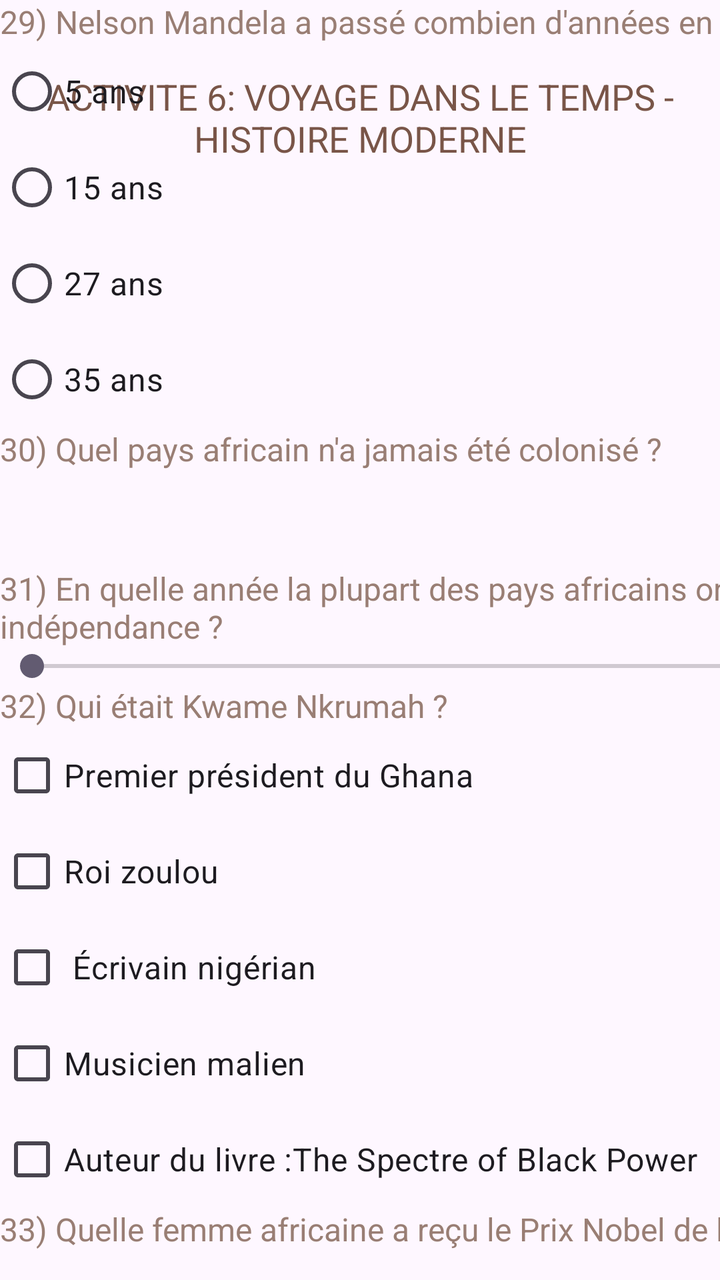
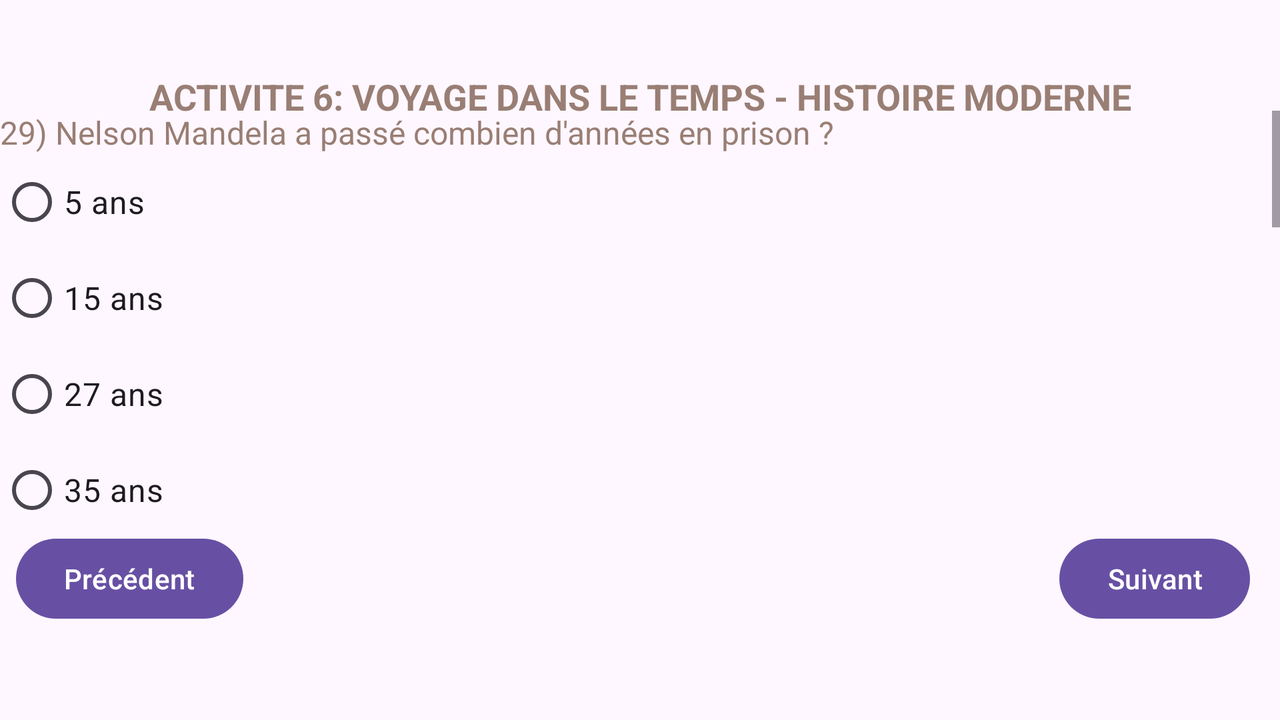

The same Android screen from two of the app's own layout files: first res/layout/ as a phone draws it, then the repository's variant for another configuration, drawn on a device whose configuration selects that folder. Both files follow.
<!-- AndroidManifest.xml: application theme Theme.DISSOU_GOMA_Project -->
<!-- res/layout/activity_6.xml -->
<?xml version="1.0" encoding="utf-8"?>
<androidx.constraintlayout.widget.ConstraintLayout xmlns:android="http://schemas.android.com/apk/res/android"
    xmlns:app="http://schemas.android.com/apk/res-auto"
    xmlns:tools="http://schemas.android.com/tools"
    android:id="@+id/main"
    android:layout_width="match_parent"
    android:layout_height="match_parent"
    tools:context=".Activity6">

    <TextView
        android:id="@+id/activity6"
        android:layout_width="wrap_content"
        android:layout_height="wrap_content"
        android:layout_marginTop="36dp"
        android:text="ACTIVITE 6: Voyage dans le Temps - Histoire Moderne"
        android:textAlignment="center"
        android:textAllCaps="true"
        android:textColor="#795548"
        android:textSize="18sp"
        app:layout_constraintEnd_toEndOf="parent"
        app:layout_constraintHorizontal_bias="0.5"
        app:layout_constraintStart_toStartOf="parent"
        app:layout_constraintTop_toTopOf="parent" />

    <ScrollView
        android:id="@+id/scrollView6"
        android:layout_width="585dp"
        android:layout_height="648dp"
        tools:layout_editor_absoluteX="1dp"
        tools:layout_editor_absoluteY="114dp">

        <LinearLayout
            android:layout_width="match_parent"
            android:layout_height="wrap_content"
            android:orientation="vertical">

            <TextView
                android:id="@+id/activity6Question29"
                android:layout_width="match_parent"
                android:layout_height="wrap_content"
                android:labelFor="@id/activity6Question29Answer"
                android:text="29) Nelson Mandela a passé combien d'années en prison ?"
                android:textColor="#997E74"
                android:textSize="16sp" />

            <RadioGroup
                android:id="@+id/activity6Question29Answer"
                android:layout_width="match_parent"
                android:layout_height="match_parent">

                <RadioButton
                    android:id="@+id/activity6Question29Answer1"
                    android:layout_width="match_parent"
                    android:layout_height="wrap_content"
                    android:text="5 ans"
                    android:textSize="16sp" />

                <RadioButton
                    android:id="@+id/activity6Question29Answer2"
                    android:layout_width="match_parent"
                    android:layout_height="wrap_content"
                    android:text="15 ans"
                    android:textSize="16sp" />

                <RadioButton
                    android:id="@+id/activity6Question29Answer3"
                    android:layout_width="match_parent"
                    android:layout_height="wrap_content"
                    android:text="27 ans"
                    android:textSize="16sp" />

                <RadioButton
                    android:id="@+id/activity6Question29Answer4"
                    android:layout_width="match_parent"
                    android:layout_height="wrap_content"
                    android:text="35 ans"
                    android:textSize="16sp" />
            </RadioGroup>

            <TextView
                android:id="@+id/activity6Question30"
                android:layout_width="match_parent"
                android:layout_height="wrap_content"
                android:labelFor="@id/activity6Question30Answer"
                android:text="30) Quel pays africain n'a jamais été colonisé ?"
                android:textColor="#997E74"
                android:textSize="16sp" />

            <Spinner
                android:id="@+id/activity6Question30Answer"
                android:layout_width="match_parent"
                android:layout_height="wrap_content"
                android:minHeight="48dp" />

            <TextView
                android:id="@+id/activity6Question31"
                android:layout_width="match_parent"
                android:layout_height="wrap_content"
                android:labelFor="@id/scrollView6"
                android:text="31) En quelle année la plupart des pays africains ont-ils obtenu leur indépendance ?"
                android:textColor="#997E74"
                android:textSize="16sp" />

            <SeekBar
                android:id="@+id/activity6Question31Answer"
                android:layout_width="match_parent"
                android:layout_height="wrap_content"
                android:max="5"
                android:min="0"
                android:progress="0"
                tools:ignore="DuplicateIds" />

            <TextView
                android:id="@+id/activity6Question32"
                android:layout_width="match_parent"
                android:layout_height="wrap_content"
                android:labelFor="@id/activity6Question32Answer"
                android:text="32) Qui était Kwame Nkrumah ?"
                android:textColor="#997E74"
                android:textSize="16sp" />

            <CheckBox
                android:id="@+id/activity6Question32Answer1"
                android:layout_width="match_parent"
                android:layout_height="wrap_content"
                android:text="Premier président du Ghana"
                android:textSize="16sp" />

            <CheckBox
                android:id="@+id/activity6Question32Answer2"
                android:layout_width="match_parent"
                android:layout_height="wrap_content"
                android:text="Roi zoulou"
                android:textSize="16sp" />

            <CheckBox
                android:id="@+id/activity6Question32Answer3"
                android:layout_width="match_parent"
                android:layout_height="wrap_content"
                android:text=" Écrivain nigérian"
                android:textSize="16sp" />

            <CheckBox
                android:id="@+id/activity6Question32Answer4"
                android:layout_width="match_parent"
                android:layout_height="wrap_content"
                android:text="Musicien malien"
                android:textSize="16sp" />

            <CheckBox
                android:id="@+id/activity6Question32Answer5"
                android:layout_width="match_parent"
                android:layout_height="wrap_content"
                android:text="Auteur du livre :The Spectre of Black Power"
                android:textSize="16sp" />

            <TextView
                android:id="@+id/activity6Question33"
                android:layout_width="match_parent"
                android:layout_height="wrap_content"
                android:labelFor="@id/activity6Question33Answer"
                android:text="33) Quelle femme africaine a reçu le Prix Nobel de la Paix ?"
                android:textColor="#997E74"
                android:textSize="16sp" />

            <AutoCompleteTextView
                android:id="@+id/activity6Question33Answer"
                android:layout_width="match_parent"
                android:layout_height="wrap_content"
                android:minHeight="48dp"
                android:text="AutoCompleteTextView" />


        </LinearLayout>
    </ScrollView>

    <Button
        android:id="@+id/activity6ButPrecedent"
        android:layout_width="wrap_content"
        android:layout_height="wrap_content"
        android:layout_marginStart="40dp"
        android:layout_marginTop="24dp"
        android:text="Précédent"
        app:layout_constraintStart_toStartOf="parent"
        app:layout_constraintTop_toBottomOf="@+id/scrollView6" />

    <Button
        android:id="@+id/activity6ButSuivant"
        android:layout_width="wrap_content"
        android:layout_height="wrap_content"
        android:layout_marginStart="180dp"
        android:layout_marginTop="24dp"
        android:text="Suivant"
        app:layout_constraintStart_toEndOf="@+id/activity6ButPrecedent"
        app:layout_constraintTop_toBottomOf="@+id/scrollView6" />
</androidx.constraintlayout.widget.ConstraintLayout>
<!-- resources referenced by this layout -->
<resources>
  <style name="Theme.DISSOU_GOMA_Project" parent="Base.Theme.DISSOU_GOMA_Project" />
  <style name="Base.Theme.DISSOU_GOMA_Project" parent="Theme.Material3.DayNight.NoActionBar">
          
          
      </style>
</resources>
<!-- res/layout-land/activity_6.xml (the repository's variant of the layout above) -->
<!-- drawn on the phone turned sideways -->
<?xml version="1.0" encoding="utf-8"?>
<androidx.constraintlayout.widget.ConstraintLayout xmlns:android="http://schemas.android.com/apk/res/android"
    xmlns:app="http://schemas.android.com/apk/res-auto"
    xmlns:tools="http://schemas.android.com/tools"
    android:id="@+id/main"
    android:layout_width="match_parent"
    android:layout_height="match_parent"
    tools:context=".Activity6">

    <TextView
        android:id="@+id/activity6"
        android:layout_width="wrap_content"
        android:layout_height="wrap_content"
        android:layout_marginTop="36dp"
        android:text="ACTIVITE 6: Voyage dans le Temps - Histoire Moderne"
        android:textAlignment="center"
        android:textAllCaps="true"
        android:textColor="#997E74"
        android:textSize="18sp"
        android:textStyle="bold"
        app:layout_constraintEnd_toEndOf="parent"
        app:layout_constraintHorizontal_bias="0.5"
        app:layout_constraintStart_toStartOf="parent"
        app:layout_constraintTop_toTopOf="parent" />

    <ScrollView
        android:id="@+id/scrollView6"
        android:layout_width="0dp"
        android:layout_height="200dp"
        android:layout_marginTop="-50dp"
        app:layout_constraintBottom_toBottomOf="parent"
        app:layout_constraintEnd_toEndOf="parent"
        app:layout_constraintStart_toStartOf="parent"
        app:layout_constraintTop_toTopOf="parent">

        <LinearLayout
            android:layout_width="match_parent"
            android:layout_height="wrap_content"
            android:orientation="vertical">

            <TextView
                android:layout_width="match_parent"
                android:layout_height="match_parent"
                android:text="29) Nelson Mandela a passé combien d'années en prison ?"
                android:textColor="#997E74"
                android:textSize="16sp" />

            <RadioGroup
                android:id="@+id/radioGroupMandela"
                android:layout_width="match_parent"
                android:layout_height="match_parent">

                <RadioButton
                    android:layout_width="match_parent"
                    android:layout_height="wrap_content"
                    android:text="5 ans"
                    android:textSize="16sp" />

                <RadioButton
                    android:layout_width="match_parent"
                    android:layout_height="wrap_content"
                    android:text="15 ans"
                    android:textSize="16sp" />

                <RadioButton
                    android:layout_width="match_parent"
                    android:layout_height="wrap_content"
                    android:text="27 ans"
                    android:textSize="16sp" />

                <RadioButton
                    android:layout_width="match_parent"
                    android:layout_height="wrap_content"
                    android:text="35 ans"
                    android:textSize="16sp" />
            </RadioGroup>

            <TextView
                android:layout_width="match_parent"
                android:layout_height="wrap_content"
                android:text="30) Quel pays africain n'a jamais été colonisé ?"
                android:textColor="#997E74"
                android:textSize="16sp" />

            <Spinner
                android:id="@+id/spinnerPays"
                android:layout_width="match_parent"
                android:layout_height="wrap_content"
                android:minHeight="48dp" />

            <TextView
                android:layout_width="match_parent"
                android:layout_height="wrap_content"
                android:labelFor="@id/scrollView6"
                android:text="31) En quelle année la plupart des pays africains ont-ils obtenu leur indépendance ?"
                android:textColor="#997E74"
                android:textSize="16sp" />

            <TextView
                android:id="@+id/textViewSeekValue"
                android:layout_width="match_parent"
                android:layout_height="wrap_content"
                android:paddingTop="8dp"
                android:text="Décennie : 1960"
                android:textColor="#997E74"
                android:textSize="16sp" />

            <SeekBar
                android:id="@+id/seekBarIndep"
                android:layout_width="match_parent"
                android:layout_height="wrap_content"
                android:max="5"
                android:min="0"
                android:progress="0"
                tools:ignore="DuplicateIds" />

            <TextView
                android:layout_width="match_parent"
                android:layout_height="wrap_content"
                android:text="32) Qui était Kwame Nkrumah ?"
                android:textColor="#997E74"
                android:textSize="16sp" />

            <CheckBox
                android:id="@+id/checkBoxGhana"
                android:layout_width="match_parent"
                android:layout_height="wrap_content"
                android:text="Premier président du Ghana"
                android:textSize="16sp" />

            <CheckBox
                android:id="@+id/checkBoxZoulou"
                android:layout_width="match_parent"
                android:layout_height="wrap_content"
                android:text="Roi zoulou"
                android:textSize="16sp" />

            <CheckBox
                android:id="@+id/checkBoxEcrivain"
                android:layout_width="match_parent"
                android:layout_height="wrap_content"
                android:text=" Écrivain nigérian"
                android:textSize="16sp" />

            <CheckBox
                android:id="@+id/checkBoxMusicien"
                android:layout_width="match_parent"
                android:layout_height="wrap_content"
                android:text="Musicien malien"
                android:textSize="16sp" />

            <CheckBox
                android:id="@+id/checkBoxAuteur"
                android:layout_width="match_parent"
                android:layout_height="wrap_content"
                android:text="Auteur du livre :The Spectre of Black Power"
                android:textSize="16sp" />

            <TextView
                android:layout_width="match_parent"
                android:layout_height="wrap_content"
                android:labelFor="@id/autoCompleteFemme"
                android:text="33) Quelle femme africaine a reçu le Prix Nobel de la Paix ?"
                android:textColor="#997E74"
                android:textSize="16sp" />

            <AutoCompleteTextView
                android:id="@+id/autoCompleteFemme"
                android:layout_width="match_parent"
                android:layout_height="wrap_content"
                android:minHeight="48dp" />


        </LinearLayout>
    </ScrollView>

    <Button
        android:id="@+id/button14"
        android:layout_width="wrap_content"
        android:layout_height="wrap_content"
        android:layout_marginStart="8dp"
        android:layout_marginTop="10dp"
        android:text="Précédent"
        app:layout_constraintStart_toStartOf="@+id/scrollView6"
        app:layout_constraintTop_toBottomOf="@+id/scrollView6" />

    <Button
        android:id="@+id/button20"
        android:layout_width="wrap_content"
        android:layout_height="wrap_content"
        android:layout_marginEnd="15dp"
        android:text="Suivant"
        app:layout_constraintBottom_toBottomOf="@+id/button14"
        app:layout_constraintEnd_toEndOf="@+id/scrollView6"
        app:layout_constraintTop_toTopOf="@+id/button14"
        app:layout_constraintVertical_bias="0.0" />
</androidx.constraintlayout.widget.ConstraintLayout>
